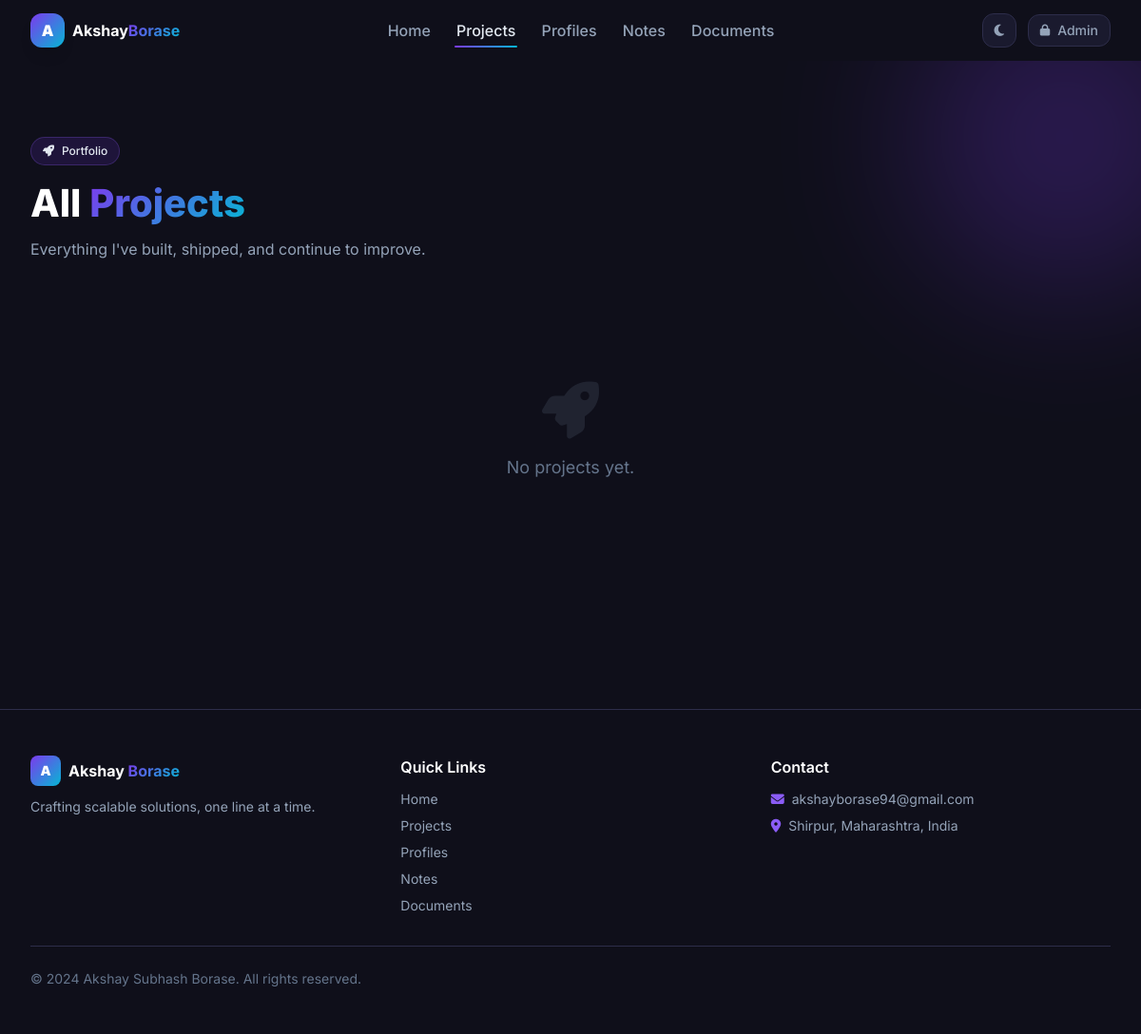
/projects/, run on the app's committed database.
### main/models.py (models this page shows, shortened)
class Footer(models.Model):
    copyright_text = models.CharField(max_length=300, default='© 2024 Akshay Subhash Borase. All rights reserved.')
    tagline = models.CharField(max_length=300, default='Crafting scalable solutions, one line at a time.')
    contact_email = models.EmailField(default='akshayborase94@gmail.com')
    contact_phone = models.CharField(max_length=20, blank=True, default='')
    address = models.CharField(max_length=300, blank=True, default='Shirpur, Maharashtra, India')
    updated_at = models.DateTimeField(auto_now=True)
    class Meta:
        verbose_name = 'Footer'

### main/views.py (the view)
# urls.py: path('projects/', views.projects_page, name='projects'),
def projects_page(request):
    projects = Project.objects.all()
    context = {
        'projects': projects,
        'project_form': ProjectForm(),
    }
    return render(request, 'projects.html', context)

### main/context_processors.py (called while the page is built)
def global_context(request):
    profile = Profile.objects.first()
    footer = Footer.objects.first()
    is_admin_logged_in = request.session.get('admin_logged_in', False)
    is_doc_gate_open = request.session.get('doc_gate_open', False)
    return {
        'global_profile': profile,
        'global_footer': footer,
        'is_admin_logged_in': is_admin_logged_in,
        'is_doc_gate_open': is_doc_gate_open,
    }

### templates/projects.html (shortened to what this page needs)
{% extends "base.html" %}
{% load static %}
{% block content %}
<section class="py-20 relative overflow-hidden">
  <div class="orb w-80 h-80 bg-primary-600 -top-20 -right-20"></div>
  <div class="max-w-7xl mx-auto px-4 sm:px-6 lg:px-8 relative z-10">
    <div class="flex items-center justify-between mb-12">
      <div id="page-header">
        <div class="inline-flex items-center gap-2 px-3 py-1.5 rounded-full bg-primary-600/15 border border-primary-500/25 text-primary-300 text-xs font-medium mb-4">
          <i class="fas fa-rocket text-xs"></i> Portfolio
        </div>
        <h1 class="section-title text-white mb-3">All <span class="grad-text">Projects</span></h1>
        <p class="text-slate-400">Everything I've built, shipped, and continue to improve.</p>
      </div>
    </div>
    <div class="grid sm:grid-cols-2 lg:grid-cols-3 gap-6" id="projects-grid">
      {% for project in projects %}
      <div class="card overflow-hidden gsap-reveal group" id="project-card-{{ project.pk }}">
        <a href="{% url 'project_detail' project.pk %}">
          <div class="h-48 overflow-hidden bg-gradient-to-br from-primary-700/40 to-accent-600/20 relative">
            {% if project.image %}
            <img src="{{ project.image.url }}" alt="{{ project.title }}"
                 class="w-full h-full object-cover group-hover:scale-105 transition-transform duration-500"/>
            {% else %}
            <div class="w-full h-full flex items-center justify-center">
              <i class="fas fa-code text-6xl text-primary-500/30"></i>
            </div>
            {% endif %}
            {% if project.featured %}
            <div class="absolute top-3 left-3 text-xs font-bold px-2 py-0.5 rounded-full bg-yellow-500/20 text-yellow-400 border border-yellow-500/30">⭐ Featured</div>
            {% endif %}
          </div>
        </a>
        <div class="p-5">
          <a href="{% url 'project_detail' project.pk %}">
            <h3 class="font-bold text-white text-lg mb-2 hover:text-primary-300 transition-colors">{{ project.title }}</h3>
          </a>
          <p class="text-sm text-slate-400 mb-3 line-clamp-2">{{ project.short_description|default:project.description }}</p>
          {% if project.tech_stack %}
          <div class="flex flex-wrap gap-1 mb-4">
            {% for tech in project.get_tech_list|slice:":4" %}
            <span class="tag-chip">{{ tech }}</span>
            {% endfor %}
          </div>
          {% endif %}
          <div class="flex items-center justify-between">
            <div class="flex gap-2">
              {% if project.live_url %}
              <a href="{{ project.live_url }}" target="_blank"
                 class="text-xs btn-outline px-3 py-1.5 rounded-lg">
                <i class="fas fa-external-link-alt"></i> Live
              </a>
              {% endif %}
              {% if project.zip_file %}
              <a href="{% url 'download_project_zip' project.pk %}"
                 class="text-xs btn-outline px-3 py-1.5 rounded-lg">
                <i class="fas fa-download"></i> ZIP
              </a>
              {% endif %}
            </div>
            {% if is_admin_logged_in %}
            <div class="flex gap-1">
              <button onclick="editProject({{ project.pk }})"
                class="w-7 h-7 rounded-lg bg-primary-600/20 text-primary-300 text-xs hover:bg-primary-600/40 transition-all">
                <i class="fas fa-edit"></i>
              </button>
              <button onclick="deleteProject({{ project.pk }})"
                class="w-7 h-7 rounded-lg bg-red-500/15 text-red-400 text-xs hover:bg-red-500/30 transition-all">
                <i class="fas fa-trash"></i>
              </button>
            </div>
            {% endif %}
          </div>
        </div>
      </div>
      {% empty %}
      <div class="col-span-full text-center py-20 text-slate-500">
        <i class="fas fa-rocket text-6xl mb-4 block opacity-20"></i>
        <p class="text-lg">No projects yet.</p>
      </div>
      {% endfor %}
    </div>
  </div>
</section>
{% endblock %}

### templates/base.html (shortened to what this page needs)
<!DOCTYPE html>
<html lang="en" class="dark" id="html-root">
{% load static %}
<head>
  <script src="https://cdn.tailwindcss.com"></script>
  <link rel="stylesheet" href="https://cdnjs.cloudflare.com/ajax/libs/font-awesome/6.5.0/css/all.min.css"/>
  <link rel="stylesheet" href="{% static 'css/style.css' %}"/>
</head>
<body class="bg-[#0F0F1A] text-slate-200 min-h-screen">
<nav id="navbar" class="fixed top-0 left-0 right-0 z-50 transition-all duration-300">
  <div class="max-w-7xl mx-auto px-4 sm:px-6 lg:px-8">
    <div class="flex items-center justify-between h-16">
      <a href="{% url 'home' %}" class="flex items-center gap-2 group">
        <div class="w-9 h-9 rounded-xl bg-gradient-to-br from-primary-600 to-accent-500 flex items-center justify-center text-white font-black text-base shadow-lg group-hover:scale-110 transition-transform">A</div>
        <span class="font-bold text-white hidden sm:block">Akshay<span class="grad-text">Borase</span></span>
      </a>
      <div class="hidden md:flex items-center gap-6">
        <a href="{% url 'home' %}"      class="nav-link {% if request.resolver_match.url_name == 'home' %}active{% endif %}">Home</a>
        <a href="{% url 'projects' %}"  class="nav-link {% if 'project' in request.resolver_match.url_name %}active{% endif %}">Projects</a>
        <a href="{% url 'profiles' %}"  class="nav-link {% if request.resolver_match.url_name == 'profiles' %}active{% endif %}">Profiles</a>
        <a href="{% url 'notes' %}"     class="nav-link {% if request.resolver_match.url_name == 'notes' %}active{% endif %}">Notes</a>
        <a href="{% url 'documents' %}" class="nav-link {% if request.resolver_match.url_name == 'documents' %}active{% endif %}">Documents</a>
      </div>
      <div class="flex items-center gap-3">
        <button id="theme-toggle" title="Toggle theme"
          class="w-9 h-9 rounded-xl bg-dark-card border border-dark-border flex items-center justify-center hover:border-primary-500 transition-all">
          <i class="fas fa-moon text-slate-400 text-sm" id="theme-icon"></i>
        </button>
        {% if is_admin_logged_in %}
        <button id="admin-logout-btn" title="Admin Logout"
          class="flex items-center gap-2 px-3 py-1.5 rounded-xl bg-primary-600/20 border border-primary-500/40 text-primary-300 text-sm font-medium hover:bg-primary-600/30 transition-all admin-active">
          <i class="fas fa-shield-alt text-xs"></i><span class="hidden sm:inline">Admin</span>
          <i class="fas fa-sign-out-alt text-xs ml-1"></i>
        </button>
        {% else %}
        <button id="admin-login-btn" title="Admin Login"
          class="flex items-center gap-2 px-3 py-1.5 rounded-xl bg-dark-card border border-dark-border text-slate-400 text-sm font-medium hover:border-primary-500 hover:text-primary-300 transition-all">
          <i class="fas fa-lock text-xs"></i><span class="hidden sm:inline">Admin</span>
        </button>
        {% endif %}
      </div>
    </div>
  </div>
</nav>
<main class="pt-16">
  {% block content %}{% endblock %}
</main>
<footer class="border-t border-dark-border mt-20" id="site-footer">
  <div class="max-w-7xl mx-auto px-4 sm:px-6 lg:px-8 py-12">
    <div class="grid md:grid-cols-3 gap-8 mb-8">
      <div>
        <div class="flex items-center gap-2 mb-3">
          <div class="w-8 h-8 rounded-lg bg-gradient-to-br from-primary-600 to-accent-500 flex items-center justify-center text-white font-black text-sm">A</div>
          <span class="font-bold text-white">Akshay <span class="grad-text">Borase</span></span>
        </div>
        <p class="text-slate-400 text-sm" id="footer-tagline">{{ global_footer.tagline|default:"Crafting scalable solutions, one line at a time." }}</p>
      </div>
      <div>
        <h3 class="font-semibold text-white mb-3">Quick Links</h3>
        <div class="flex flex-col gap-2 text-sm">
          <a href="{% url 'home' %}"      class="text-slate-400 hover:text-primary-400 transition-colors">Home</a>
          <a href="{% url 'projects' %}"  class="text-slate-400 hover:text-primary-400 transition-colors">Projects</a>
          <a href="{% url 'profiles' %}"  class="text-slate-400 hover:text-primary-400 transition-colors">Profiles</a>
          <a href="{% url 'notes' %}"     class="text-slate-400 hover:text-primary-400 transition-colors">Notes</a>
          <a href="{% url 'documents' %}" class="text-slate-400 hover:text-primary-400 transition-colors">Documents</a>
        </div>
      </div>
      <div>
        <h3 class="font-semibold text-white mb-3">Contact</h3>
        <div class="flex flex-col gap-2 text-sm text-slate-400">
          <a href="mailto:{{ global_footer.contact_email|default:'akshayborase94@gmail.com' }}" id="footer-email"
             class="flex items-center gap-2 hover:text-primary-400 transition-colors">
            <i class="fas fa-envelope text-primary-500"></i>
            {{ global_footer.contact_email|default:"akshayborase94@gmail.com" }}
          </a>
          {% if global_footer.address %}
          <span class="flex items-center gap-2">
            <i class="fas fa-map-marker-alt text-primary-500"></i>
            <span id="footer-address">{{ global_footer.address }}</span>
          </span>
          {% endif %}
        </div>
      </div>
    </div>
    <div class="border-t border-dark-border pt-6 flex flex-col sm:flex-row items-center justify-between gap-4">
      <p class="text-slate-500 text-sm" id="footer-copyright">{{ global_footer.copyright_text|default:"© 2024 Akshay Subhash Borase. All rights reserved." }}</p>
    </div>
  </div>
</footer>
</body>
</html>

### static/css/style.css (style rules this page uses)
.section-title { font-size: clamp(1.75rem, 4vw, 2.5rem); font-weight: 800; line-height: 1.2; }
.orb { position: absolute; border-radius: 50%; filter: blur(80px); opacity: .25; pointer-events: none; }

### templates/base.html (style rules this page uses)
:root { --primary:#7C3AED; --accent:#06B6D4; }
body { font-family:'Inter',sans-serif; }
.grad-text { background:linear-gradient(135deg,#7C3AED,#06B6D4); -webkit-background-clip:text; -webkit-text-fill-color:transparent; background-clip:text; }
.nav-link { position:relative; padding:.25rem .1rem; color:#94A3B8; transition:color .2s; font-weight:500; }
.nav-link::after { content:''; position:absolute; bottom:-2px; left:0; width:0; height:2px; background:linear-gradient(90deg,var(--primary),var(--accent)); transition:width .3s; border-radius:1px; }
.nav-link:hover,.nav-link.active { color:#E2E8F0; }
.nav-link:hover::after,.nav-link.active::after { width:100%; }

### data on the page
Footer: tagline "Crafting scalable solutions, one line at a time.", contact_email "akshayborase94@gmail.com", address "Shirpur, Maharashtra, India", copyright_text "© 2024 Akshay Subhash Borase. All rights reserved."
